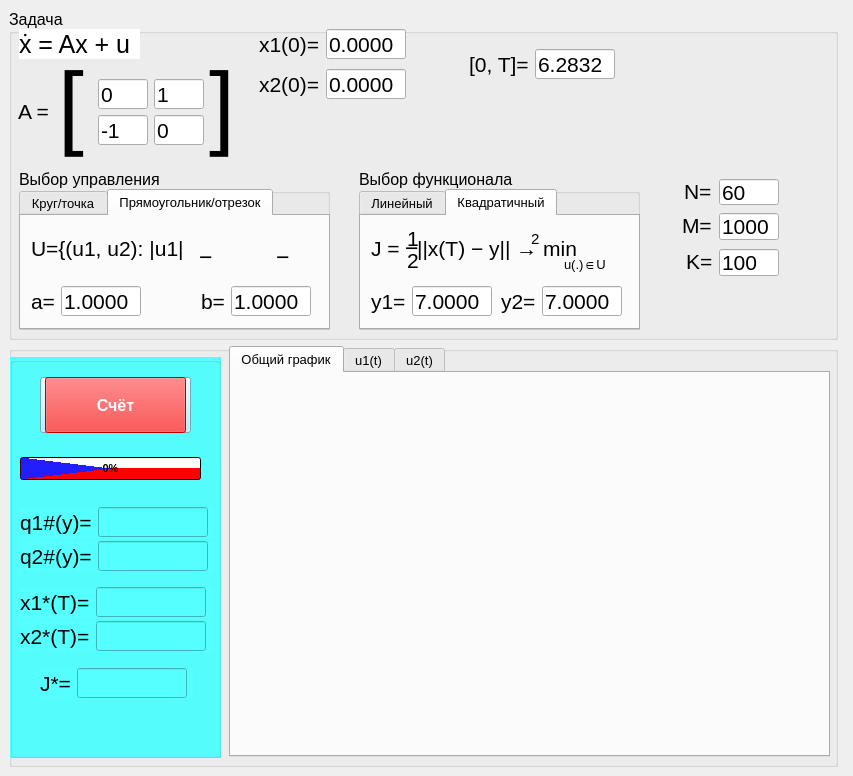
<?xml version="1.0" encoding="UTF-8"?>
<ui version="4.0">
 <class>MainWindow</class>
 <widget class="QMainWindow" name="MainWindow">
  <property name="geometry">
   <rect>
    <x>0</x>
    <y>0</y>
    <width>853</width>
    <height>776</height>
   </rect>
  </property>
  <property name="windowTitle">
   <string>Дипломный проект</string>
  </property>
  <widget class="QWidget" name="centralwidget">
   <layout class="QFormLayout" name="formLayout">
    <item row="0" column="0">
     <widget class="QGroupBox" name="groupBox">
      <property name="sizePolicy">
       <sizepolicy hsizetype="Preferred" vsizetype="Fixed">
        <horstretch>0</horstretch>
        <verstretch>0</verstretch>
       </sizepolicy>
      </property>
      <property name="minimumSize">
       <size>
        <width>829</width>
        <height>331</height>
       </size>
      </property>
      <property name="font">
       <font>
        <pointsize>12</pointsize>
       </font>
      </property>
      <property name="title">
       <string>Задача</string>
      </property>
      <widget class="QLabel" name="label_AL">
       <property name="geometry">
        <rect>
         <x>49</x>
         <y>40</y>
         <width>36</width>
         <height>112</height>
        </rect>
       </property>
       <property name="font">
        <font>
         <family>MS Shell Dlg 2</family>
         <pointsize>70</pointsize>
         <weight>50</weight>
         <italic>false</italic>
         <bold>false</bold>
         <kerning>true</kerning>
        </font>
       </property>
       <property name="text">
        <string>[</string>
       </property>
      </widget>
      <widget class="QLabel" name="label_A">
       <property name="geometry">
        <rect>
         <x>9</x>
         <y>90</y>
         <width>35</width>
         <height>25</height>
        </rect>
       </property>
       <property name="font">
        <font>
         <pointsize>16</pointsize>
        </font>
       </property>
       <property name="text">
        <string>A =</string>
       </property>
      </widget>
      <widget class="QLabel" name="label_AR">
       <property name="geometry">
        <rect>
         <x>200</x>
         <y>40</y>
         <width>36</width>
         <height>112</height>
        </rect>
       </property>
       <property name="font">
        <font>
         <pointsize>70</pointsize>
         <kerning>true</kerning>
        </font>
       </property>
       <property name="text">
        <string>]</string>
       </property>
      </widget>
      <widget class="QWidget" name="layoutWidget">
       <property name="geometry">
        <rect>
         <x>250</x>
         <y>20</y>
         <width>149</width>
         <height>32</height>
        </rect>
       </property>
       <layout class="QFormLayout" name="formLayout_11">
        <item row="0" column="0">
         <widget class="QLabel" name="label_x10">
          <property name="font">
           <font>
            <pointsize>16</pointsize>
           </font>
          </property>
          <property name="text">
           <string>x1(0)=</string>
          </property>
         </widget>
        </item>
        <item row="0" column="1">
         <widget class="QLineEdit" name="lineEdit_x10">
          <property name="maximumSize">
           <size>
            <width>80</width>
            <height>30</height>
           </size>
          </property>
          <property name="font">
           <font>
            <pointsize>16</pointsize>
           </font>
          </property>
          <property name="text">
           <string>0.0000</string>
          </property>
          <property name="alignment">
           <set>Qt::AlignLeading|Qt::AlignLeft|Qt::AlignVCenter</set>
          </property>
          <property name="dragEnabled">
           <bool>true</bool>
          </property>
          <property name="cursorMoveStyle">
           <enum>Qt::LogicalMoveStyle</enum>
          </property>
         </widget>
        </item>
       </layout>
      </widget>
      <widget class="QWidget" name="layoutWidget">
       <property name="geometry">
        <rect>
         <x>250</x>
         <y>60</y>
         <width>149</width>
         <height>32</height>
        </rect>
       </property>
       <layout class="QFormLayout" name="formLayout_13">
        <item row="0" column="0">
         <widget class="QLabel" name="label_x20">
          <property name="font">
           <font>
            <pointsize>16</pointsize>
           </font>
          </property>
          <property name="text">
           <string>x2(0)=</string>
          </property>
         </widget>
        </item>
        <item row="0" column="1">
         <widget class="QLineEdit" name="lineEdit_x20">
          <property name="maximumSize">
           <size>
            <width>80</width>
            <height>30</height>
           </size>
          </property>
          <property name="font">
           <font>
            <pointsize>16</pointsize>
           </font>
          </property>
          <property name="text">
           <string>0.0000</string>
          </property>
         </widget>
        </item>
       </layout>
      </widget>
      <widget class="QWidget" name="layoutWidget">
       <property name="geometry">
        <rect>
         <x>89</x>
         <y>70</y>
         <width>116</width>
         <height>72</height>
        </rect>
       </property>
       <layout class="QFormLayout" name="formLayout_17">
        <item row="0" column="0">
         <layout class="QFormLayout" name="formLayout_15">
          <item row="0" column="0">
           <widget class="QLineEdit" name="lineEdit_A00">
            <property name="maximumSize">
             <size>
              <width>50</width>
              <height>30</height>
             </size>
            </property>
            <property name="font">
             <font>
              <pointsize>16</pointsize>
             </font>
            </property>
            <property name="text">
             <string>0</string>
            </property>
           </widget>
          </item>
          <item row="0" column="1">
           <widget class="QLineEdit" name="lineEdit_A01">
            <property name="maximumSize">
             <size>
              <width>50</width>
              <height>30</height>
             </size>
            </property>
            <property name="font">
             <font>
              <pointsize>16</pointsize>
             </font>
            </property>
            <property name="text">
             <string>1</string>
            </property>
           </widget>
          </item>
         </layout>
        </item>
        <item row="1" column="0">
         <layout class="QFormLayout" name="formLayout_16">
          <item row="0" column="0">
           <widget class="QLineEdit" name="lineEdit_A10">
            <property name="maximumSize">
             <size>
              <width>50</width>
              <height>30</height>
             </size>
            </property>
            <property name="font">
             <font>
              <pointsize>16</pointsize>
             </font>
            </property>
            <property name="text">
             <string>-1</string>
            </property>
           </widget>
          </item>
          <item row="0" column="1">
           <widget class="QLineEdit" name="lineEdit_A11">
            <property name="maximumSize">
             <size>
              <width>50</width>
              <height>30</height>
             </size>
            </property>
            <property name="font">
             <font>
              <pointsize>16</pointsize>
             </font>
            </property>
            <property name="text">
             <string>0</string>
            </property>
           </widget>
          </item>
         </layout>
        </item>
       </layout>
      </widget>
      <widget class="QWidget" name="layoutWidget">
       <property name="geometry">
        <rect>
         <x>460</x>
         <y>40</y>
         <width>155</width>
         <height>32</height>
        </rect>
       </property>
       <layout class="QFormLayout" name="formLayout_10">
        <item row="0" column="0">
         <widget class="QLabel" name="label_T">
          <property name="font">
           <font>
            <pointsize>16</pointsize>
           </font>
          </property>
          <property name="text">
           <string>[0, T]=</string>
          </property>
         </widget>
        </item>
        <item row="0" column="1">
         <widget class="QLineEdit" name="lineEdit_T">
          <property name="maximumSize">
           <size>
            <width>80</width>
            <height>30</height>
           </size>
          </property>
          <property name="font">
           <font>
            <pointsize>16</pointsize>
           </font>
          </property>
          <property name="text">
           <string>6.2832</string>
          </property>
         </widget>
        </item>
       </layout>
      </widget>
      <widget class="QLineEdit" name="lineEdit_K">
       <property name="geometry">
        <rect>
         <x>710</x>
         <y>240</y>
         <width>60</width>
         <height>27</height>
        </rect>
       </property>
       <property name="maximumSize">
        <size>
         <width>60</width>
         <height>30</height>
        </size>
       </property>
       <property name="font">
        <font>
         <pointsize>16</pointsize>
        </font>
       </property>
       <property name="text">
        <string>100</string>
       </property>
      </widget>
      <widget class="QLabel" name="label_K">
       <property name="geometry">
        <rect>
         <x>677</x>
         <y>240</y>
         <width>27</width>
         <height>25</height>
        </rect>
       </property>
       <property name="font">
        <font>
         <pointsize>16</pointsize>
        </font>
       </property>
       <property name="text">
        <string>K=</string>
       </property>
      </widget>
      <widget class="QLabel" name="label_M">
       <property name="geometry">
        <rect>
         <x>673</x>
         <y>204</y>
         <width>31</width>
         <height>25</height>
        </rect>
       </property>
       <property name="font">
        <font>
         <pointsize>16</pointsize>
        </font>
       </property>
       <property name="text">
        <string>M=</string>
       </property>
      </widget>
      <widget class="QLineEdit" name="lineEdit_M">
       <property name="geometry">
        <rect>
         <x>710</x>
         <y>204</y>
         <width>60</width>
         <height>27</height>
        </rect>
       </property>
       <property name="maximumSize">
        <size>
         <width>60</width>
         <height>30</height>
        </size>
       </property>
       <property name="font">
        <font>
         <pointsize>16</pointsize>
        </font>
       </property>
       <property name="text">
        <string>1000</string>
       </property>
      </widget>
      <widget class="QLabel" name="label_N">
       <property name="geometry">
        <rect>
         <x>675</x>
         <y>170</y>
         <width>29</width>
         <height>25</height>
        </rect>
       </property>
       <property name="font">
        <font>
         <pointsize>16</pointsize>
        </font>
       </property>
       <property name="text">
        <string>N=</string>
       </property>
      </widget>
      <widget class="QLineEdit" name="lineEdit_N">
       <property name="geometry">
        <rect>
         <x>710</x>
         <y>170</y>
         <width>60</width>
         <height>26</height>
        </rect>
       </property>
       <property name="sizePolicy">
        <sizepolicy hsizetype="Expanding" vsizetype="Expanding">
         <horstretch>0</horstretch>
         <verstretch>0</verstretch>
        </sizepolicy>
       </property>
       <property name="maximumSize">
        <size>
         <width>60</width>
         <height>30</height>
        </size>
       </property>
       <property name="font">
        <font>
         <pointsize>16</pointsize>
        </font>
       </property>
       <property name="text">
        <string>60</string>
       </property>
      </widget>
      <widget class="QGroupBox" name="groupBox_functional">
       <property name="geometry">
        <rect>
         <x>350</x>
         <y>160</y>
         <width>281</width>
         <height>161</height>
        </rect>
       </property>
       <property name="title">
        <string>Выбор функционала</string>
       </property>
       <widget class="QTabWidget" name="tabWidget_functional">
        <property name="geometry">
         <rect>
          <x>0</x>
          <y>20</y>
          <width>281</width>
          <height>141</height>
         </rect>
        </property>
        <property name="font">
         <font>
          <pointsize>10</pointsize>
         </font>
        </property>
        <property name="currentIndex">
         <number>1</number>
        </property>
        <widget class="QWidget" name="tab_4">
         <attribute name="title">
          <string>Линейный</string>
         </attribute>
         <widget class="QLabel" name="label">
          <property name="geometry">
           <rect>
            <x>10</x>
            <y>20</y>
            <width>199</width>
            <height>25</height>
           </rect>
          </property>
          <property name="font">
           <font>
            <pointsize>16</pointsize>
           </font>
          </property>
          <property name="text">
           <string>J = &lt;x(T), c&gt; → min</string>
          </property>
         </widget>
         <widget class="QWidget" name="layoutWidget_2">
          <property name="geometry">
           <rect>
            <x>140</x>
            <y>70</y>
            <width>124</width>
            <height>32</height>
           </rect>
          </property>
          <layout class="QFormLayout" name="formLayout_18">
           <item row="0" column="0">
            <widget class="QLabel" name="label_c2">
             <property name="font">
              <font>
               <pointsize>16</pointsize>
              </font>
             </property>
             <property name="text">
              <string>c2=</string>
             </property>
            </widget>
           </item>
           <item row="0" column="1">
            <widget class="QLineEdit" name="lineEdit_c2">
             <property name="maximumSize">
              <size>
               <width>80</width>
               <height>30</height>
              </size>
             </property>
             <property name="font">
              <font>
               <pointsize>16</pointsize>
              </font>
             </property>
             <property name="text">
              <string>0.0000</string>
             </property>
            </widget>
           </item>
          </layout>
         </widget>
         <widget class="QWidget" name="layoutWidget_3">
          <property name="geometry">
           <rect>
            <x>10</x>
            <y>70</y>
            <width>124</width>
            <height>32</height>
           </rect>
          </property>
          <layout class="QFormLayout" name="formLayout_19">
           <item row="0" column="0">
            <widget class="QLabel" name="label_c1">
             <property name="font">
              <font>
               <pointsize>16</pointsize>
              </font>
             </property>
             <property name="text">
              <string>c1=</string>
             </property>
            </widget>
           </item>
           <item row="0" column="1">
            <widget class="QLineEdit" name="lineEdit_c1">
             <property name="maximumSize">
              <size>
               <width>80</width>
               <height>30</height>
              </size>
             </property>
             <property name="font">
              <font>
               <pointsize>16</pointsize>
              </font>
             </property>
             <property name="text">
              <string>1.0000</string>
             </property>
            </widget>
           </item>
          </layout>
         </widget>
         <widget class="QLabel" name="label_4">
          <property name="geometry">
           <rect>
            <x>170</x>
            <y>41</y>
            <width>42</width>
            <height>16</height>
           </rect>
          </property>
          <property name="font">
           <font>
            <pointsize>10</pointsize>
           </font>
          </property>
          <property name="text">
           <string>u(.)∈U</string>
          </property>
         </widget>
        </widget>
        <widget class="QWidget" name="tab_5">
         <attribute name="title">
          <string>Квадратичный</string>
         </attribute>
         <widget class="QLabel" name="label_J">
          <property name="geometry">
           <rect>
            <x>10</x>
            <y>20</y>
            <width>231</width>
            <height>25</height>
           </rect>
          </property>
          <property name="font">
           <font>
            <pointsize>16</pointsize>
           </font>
          </property>
          <property name="text">
           <string>J =   ||x(T) − y|| → min</string>
          </property>
         </widget>
         <widget class="QLabel" name="label_3">
          <property name="geometry">
           <rect>
            <x>203</x>
            <y>41</y>
            <width>42</width>
            <height>16</height>
           </rect>
          </property>
          <property name="font">
           <font>
            <pointsize>10</pointsize>
           </font>
          </property>
          <property name="text">
           <string>u(.)∈U</string>
          </property>
         </widget>
         <widget class="QLabel" name="label_5">
          <property name="geometry">
           <rect>
            <x>46</x>
            <y>10</y>
            <width>11</width>
            <height>25</height>
           </rect>
          </property>
          <property name="font">
           <font>
            <pointsize>16</pointsize>
           </font>
          </property>
          <property name="text">
           <string>1</string>
          </property>
         </widget>
         <widget class="QLabel" name="label_6">
          <property name="geometry">
           <rect>
            <x>44</x>
            <y>12</y>
            <width>23</width>
            <height>39</height>
           </rect>
          </property>
          <property name="font">
           <font>
            <pointsize>17</pointsize>
           </font>
          </property>
          <property name="text">
           <string>−</string>
          </property>
         </widget>
         <widget class="QLabel" name="label_7">
          <property name="geometry">
           <rect>
            <x>46</x>
            <y>32</y>
            <width>11</width>
            <height>25</height>
           </rect>
          </property>
          <property name="font">
           <font>
            <pointsize>16</pointsize>
           </font>
          </property>
          <property name="text">
           <string>2</string>
          </property>
         </widget>
         <widget class="QLabel" name="label_18">
          <property name="geometry">
           <rect>
            <x>170</x>
            <y>10</y>
            <width>11</width>
            <height>25</height>
           </rect>
          </property>
          <property name="font">
           <font>
            <pointsize>11</pointsize>
           </font>
          </property>
          <property name="text">
           <string>2</string>
          </property>
         </widget>
         <widget class="QWidget" name="">
          <property name="geometry">
           <rect>
            <x>140</x>
            <y>70</y>
            <width>124</width>
            <height>32</height>
           </rect>
          </property>
          <layout class="QFormLayout" name="formLayout_3">
           <item row="0" column="0">
            <widget class="QLabel" name="label_y2">
             <property name="font">
              <font>
               <pointsize>16</pointsize>
              </font>
             </property>
             <property name="text">
              <string>y2=</string>
             </property>
            </widget>
           </item>
           <item row="0" column="1">
            <widget class="QLineEdit" name="lineEdit_y2">
             <property name="maximumSize">
              <size>
               <width>80</width>
               <height>30</height>
              </size>
             </property>
             <property name="font">
              <font>
               <pointsize>16</pointsize>
              </font>
             </property>
             <property name="text">
              <string>7.0000</string>
             </property>
            </widget>
           </item>
          </layout>
         </widget>
         <widget class="QWidget" name="">
          <property name="geometry">
           <rect>
            <x>10</x>
            <y>70</y>
            <width>124</width>
            <height>32</height>
           </rect>
          </property>
          <layout class="QFormLayout" name="formLayout_4">
           <item row="0" column="0">
            <widget class="QLabel" name="label_y1">
             <property name="font">
              <font>
               <pointsize>16</pointsize>
              </font>
             </property>
             <property name="text">
              <string>y1=</string>
             </property>
            </widget>
           </item>
           <item row="0" column="1">
            <widget class="QLineEdit" name="lineEdit_y1">
             <property name="maximumSize">
              <size>
               <width>80</width>
               <height>30</height>
              </size>
             </property>
             <property name="font">
              <font>
               <pointsize>16</pointsize>
              </font>
             </property>
             <property name="text">
              <string>7.0000</string>
             </property>
            </widget>
           </item>
          </layout>
         </widget>
        </widget>
       </widget>
      </widget>
      <widget class="QGroupBox" name="groupBox_control">
       <property name="geometry">
        <rect>
         <x>10</x>
         <y>160</y>
         <width>311</width>
         <height>161</height>
        </rect>
       </property>
       <property name="title">
        <string>Выбор управления</string>
       </property>
       <widget class="QTabWidget" name="tabWidget_control">
        <property name="geometry">
         <rect>
          <x>0</x>
          <y>20</y>
          <width>311</width>
          <height>141</height>
         </rect>
        </property>
        <property name="font">
         <font>
          <pointsize>10</pointsize>
         </font>
        </property>
        <property name="currentIndex">
         <number>1</number>
        </property>
        <widget class="QWidget" name="tab_8">
         <attribute name="title">
          <string>Круг/точка</string>
         </attribute>
         <widget class="QLabel" name="label_15">
          <property name="geometry">
           <rect>
            <x>10</x>
            <y>20</y>
            <width>89</width>
            <height>25</height>
           </rect>
          </property>
          <property name="font">
           <font>
            <pointsize>16</pointsize>
           </font>
          </property>
          <property name="text">
           <string>U = S (0)</string>
          </property>
         </widget>
         <widget class="QWidget" name="layoutWidget_9">
          <property name="geometry">
           <rect>
            <x>10</x>
            <y>70</y>
            <width>111</width>
            <height>32</height>
           </rect>
          </property>
          <layout class="QFormLayout" name="formLayout_23">
           <item row="0" column="0">
            <widget class="QLabel" name="label_r">
             <property name="font">
              <font>
               <pointsize>16</pointsize>
              </font>
             </property>
             <property name="text">
              <string>r=</string>
             </property>
            </widget>
           </item>
           <item row="0" column="1">
            <widget class="QLineEdit" name="lineEdit_r">
             <property name="maximumSize">
              <size>
               <width>80</width>
               <height>30</height>
              </size>
             </property>
             <property name="font">
              <font>
               <pointsize>16</pointsize>
              </font>
             </property>
             <property name="text">
              <string>1.0000</string>
             </property>
            </widget>
           </item>
          </layout>
         </widget>
         <widget class="QLabel" name="label_21">
          <property name="geometry">
           <rect>
            <x>65</x>
            <y>30</y>
            <width>11</width>
            <height>25</height>
           </rect>
          </property>
          <property name="font">
           <font>
            <pointsize>14</pointsize>
           </font>
          </property>
          <property name="text">
           <string>r</string>
          </property>
         </widget>
         <widget class="QLabel" name="label_16">
          <property name="geometry">
           <rect>
            <x>126</x>
            <y>20</y>
            <width>176</width>
            <height>63</height>
           </rect>
          </property>
          <property name="font">
           <font>
            <pointsize>13</pointsize>
           </font>
          </property>
          <property name="text">
           <string>Круг нулевого радиуса
рассматривается,
как точка</string>
          </property>
         </widget>
        </widget>
        <widget class="QWidget" name="tab_9">
         <attribute name="title">
          <string>Прямоугольник/отрезок</string>
         </attribute>
         <widget class="QLabel" name="label_U">
          <property name="geometry">
           <rect>
            <x>10</x>
            <y>20</y>
            <width>282</width>
            <height>25</height>
           </rect>
          </property>
          <property name="font">
           <font>
            <pointsize>16</pointsize>
           </font>
          </property>
          <property name="text">
           <string>U={(u1, u2): |u1|&lt;a, |u2|&lt;b}</string>
          </property>
         </widget>
         <widget class="QWidget" name="layoutWidget_10">
          <property name="geometry">
           <rect>
            <x>180</x>
            <y>70</y>
            <width>115</width>
            <height>32</height>
           </rect>
          </property>
          <layout class="QFormLayout" name="formLayout_14">
           <item row="0" column="0">
            <widget class="QLabel" name="label_b">
             <property name="font">
              <font>
               <pointsize>16</pointsize>
              </font>
             </property>
             <property name="text">
              <string>b=</string>
             </property>
            </widget>
           </item>
           <item row="0" column="1">
            <widget class="QLineEdit" name="lineEdit_b">
             <property name="maximumSize">
              <size>
               <width>80</width>
               <height>30</height>
              </size>
             </property>
             <property name="font">
              <font>
               <pointsize>16</pointsize>
              </font>
             </property>
             <property name="text">
              <string>1.0000</string>
             </property>
            </widget>
           </item>
          </layout>
         </widget>
         <widget class="QWidget" name="layoutWidget_11">
          <property name="geometry">
           <rect>
            <x>10</x>
            <y>70</y>
            <width>114</width>
            <height>32</height>
           </rect>
          </property>
          <layout class="QFormLayout" name="formLayout_24">
           <item row="0" column="0">
            <widget class="QLabel" name="label_a">
             <property name="font">
              <font>
               <pointsize>16</pointsize>
              </font>
             </property>
             <property name="text">
              <string>a=</string>
             </property>
            </widget>
           </item>
           <item row="0" column="1">
            <widget class="QLineEdit" name="lineEdit_a">
             <property name="maximumSize">
              <size>
               <width>80</width>
               <height>30</height>
              </size>
             </property>
             <property name="font">
              <font>
               <pointsize>16</pointsize>
              </font>
             </property>
             <property name="text">
              <string>1.0000</string>
             </property>
            </widget>
           </item>
          </layout>
         </widget>
         <widget class="QLabel" name="label_19">
          <property name="geometry">
           <rect>
            <x>178</x>
            <y>21</y>
            <width>23</width>
            <height>39</height>
           </rect>
          </property>
          <property name="font">
           <font>
            <pointsize>17</pointsize>
           </font>
          </property>
          <property name="text">
           <string>−</string>
          </property>
         </widget>
         <widget class="QLabel" name="label_20">
          <property name="geometry">
           <rect>
            <x>255</x>
            <y>21</y>
            <width>23</width>
            <height>39</height>
           </rect>
          </property>
          <property name="font">
           <font>
            <pointsize>17</pointsize>
           </font>
          </property>
          <property name="text">
           <string>−</string>
          </property>
         </widget>
        </widget>
       </widget>
      </widget>
      <widget class="QLabel" name="label_A_2">
       <property name="geometry">
        <rect>
         <x>10</x>
         <y>20</y>
         <width>121</width>
         <height>30</height>
        </rect>
       </property>
       <property name="font">
        <font>
         <pointsize>19</pointsize>
        </font>
       </property>
       <property name="styleSheet">
        <string notr="true">background-color: rgb(255, 255, 255);</string>
       </property>
       <property name="text">
        <string>ẋ = Ax + u</string>
       </property>
      </widget>
     </widget>
    </item>
    <item row="1" column="0">
     <widget class="QGroupBox" name="groupBox_solve_and_results">
      <property name="minimumSize">
       <size>
        <width>829</width>
        <height>421</height>
       </size>
      </property>
      <property name="title">
       <string/>
      </property>
      <widget class="QGroupBox" name="groupBox_3">
       <property name="geometry">
        <rect>
         <x>1</x>
         <y>11</y>
         <width>211</width>
         <height>401</height>
        </rect>
       </property>
       <property name="minimumSize">
        <size>
         <width>211</width>
         <height>361</height>
        </size>
       </property>
       <property name="styleSheet">
        <string notr="true">background-color: rgb(85, 255, 255);</string>
       </property>
       <property name="title">
        <string/>
       </property>
       <widget class="QPushButton" name="btn_calculate_plot">
        <property name="geometry">
         <rect>
          <x>35</x>
          <y>20</y>
          <width>141</width>
          <height>56</height>
         </rect>
        </property>
        <property name="font">
         <font>
          <pointsize>12</pointsize>
          <weight>75</weight>
          <bold>true</bold>
         </font>
        </property>
        <property name="cursor">
         <cursorShape>PointingHandCursor</cursorShape>
        </property>
        <property name="styleSheet">
         <string notr="true">background-color: rgb(255, 0, 0);
color: rgb(255, 255, 255);</string>
        </property>
        <property name="text">
         <string>Счёт</string>
        </property>
       </widget>
       <widget class="QProgressBar" name="pbar">
        <property name="geometry">
         <rect>
          <x>10</x>
          <y>100</y>
          <width>181</width>
          <height>23</height>
         </rect>
        </property>
        <property name="font">
         <font>
          <pointsize>8</pointsize>
          <weight>75</weight>
          <bold>true</bold>
          <kerning>true</kerning>
         </font>
        </property>
        <property name="styleSheet">
         <string notr="true">background-color: qconicalgradient(cx:0.5, cy:0.5, angle:0, stop:0 rgba(255, 255, 255, 255), stop:0.373979 rgba(255, 255, 255, 255), stop:0.373991 rgba(33, 30, 255, 255), stop:0.624018 rgba(33, 30, 255, 255), stop:0.624043 rgba(255, 0, 0, 255), stop:1 rgba(255, 0, 0, 255));</string>
        </property>
        <property name="value">
         <number>0</number>
        </property>
        <property name="alignment">
         <set>Qt::AlignCenter</set>
        </property>
        <property name="textVisible">
         <bool>true</bool>
        </property>
        <property name="orientation">
         <enum>Qt::Horizontal</enum>
        </property>
       </widget>
       <widget class="QPushButton" name="btn_cancel_calculate_plot">
        <property name="geometry">
         <rect>
          <x>30</x>
          <y>20</y>
          <width>151</width>
          <height>56</height>
         </rect>
        </property>
        <property name="font">
         <font>
          <pointsize>12</pointsize>
          <weight>75</weight>
          <bold>true</bold>
         </font>
        </property>
        <property name="cursor">
         <cursorShape>PointingHandCursor</cursorShape>
        </property>
        <property name="styleSheet">
         <string notr="true">background-color: rgb(164, 234, 255);</string>
        </property>
        <property name="text">
         <string>Отмена</string>
        </property>
        <property name="flat">
         <bool>false</bool>
        </property>
       </widget>
       <widget class="QWidget" name="layoutWidget">
        <property name="geometry">
         <rect>
          <x>30</x>
          <y>311</y>
          <width>153</width>
          <height>32</height>
         </rect>
        </property>
        <layout class="QFormLayout" name="formLayout_2">
         <item row="0" column="0">
          <widget class="QLabel" name="label_jmin">
           <property name="font">
            <font>
             <pointsize>16</pointsize>
            </font>
           </property>
           <property name="text">
            <string>J*=</string>
           </property>
          </widget>
         </item>
         <item row="0" column="1">
          <widget class="QLineEdit" name="lineEdit_jmin">
           <property name="maximumSize">
            <size>
             <width>110</width>
             <height>30</height>
            </size>
           </property>
           <property name="font">
            <font>
             <pointsize>16</pointsize>
            </font>
           </property>
           <property name="text">
            <string/>
           </property>
          </widget>
         </item>
        </layout>
       </widget>
       <widget class="QWidget" name="layoutWidget">
        <property name="geometry">
         <rect>
          <x>10</x>
          <y>150</y>
          <width>197</width>
          <height>32</height>
         </rect>
        </property>
        <layout class="QFormLayout" name="formLayout_7">
         <item row="0" column="0">
          <widget class="QLabel" name="label_q1y">
           <property name="font">
            <font>
             <pointsize>16</pointsize>
            </font>
           </property>
           <property name="text">
            <string>q1#(y)=</string>
           </property>
          </widget>
         </item>
         <item row="0" column="1">
          <widget class="QLineEdit" name="lineEdit_q1y">
           <property name="maximumSize">
            <size>
             <width>110</width>
             <height>30</height>
            </size>
           </property>
           <property name="font">
            <font>
             <pointsize>16</pointsize>
            </font>
           </property>
           <property name="text">
            <string/>
           </property>
          </widget>
         </item>
        </layout>
       </widget>
       <widget class="QWidget" name="layoutWidget">
        <property name="geometry">
         <rect>
          <x>10</x>
          <y>184</y>
          <width>197</width>
          <height>32</height>
         </rect>
        </property>
        <layout class="QFormLayout" name="formLayout_8">
         <property name="labelAlignment">
          <set>Qt::AlignLeading|Qt::AlignLeft|Qt::AlignVCenter</set>
         </property>
         <item row="0" column="0">
          <widget class="QLabel" name="label_q2y">
           <property name="font">
            <font>
             <pointsize>16</pointsize>
            </font>
           </property>
           <property name="text">
            <string>q2#(y)=</string>
           </property>
          </widget>
         </item>
         <item row="0" column="1">
          <widget class="QLineEdit" name="lineEdit_q2y">
           <property name="maximumSize">
            <size>
             <width>110</width>
             <height>30</height>
            </size>
           </property>
           <property name="font">
            <font>
             <pointsize>16</pointsize>
            </font>
           </property>
           <property name="text">
            <string/>
           </property>
          </widget>
         </item>
        </layout>
       </widget>
       <widget class="QWidget" name="layoutWidget">
        <property name="geometry">
         <rect>
          <x>10</x>
          <y>264</y>
          <width>193</width>
          <height>32</height>
         </rect>
        </property>
        <layout class="QFormLayout" name="formLayout_6">
         <item row="0" column="0">
          <widget class="QLabel" name="label_x2T">
           <property name="font">
            <font>
             <pointsize>16</pointsize>
            </font>
           </property>
           <property name="text">
            <string>x2*(T)=</string>
           </property>
          </widget>
         </item>
         <item row="0" column="1">
          <widget class="QLineEdit" name="lineEdit_x2T">
           <property name="maximumSize">
            <size>
             <width>110</width>
             <height>30</height>
            </size>
           </property>
           <property name="font">
            <font>
             <pointsize>16</pointsize>
            </font>
           </property>
           <property name="text">
            <string/>
           </property>
          </widget>
         </item>
        </layout>
       </widget>
       <widget class="QWidget" name="layoutWidget">
        <property name="geometry">
         <rect>
          <x>10</x>
          <y>230</y>
          <width>193</width>
          <height>32</height>
         </rect>
        </property>
        <layout class="QFormLayout" name="formLayout_5">
         <item row="0" column="0">
          <widget class="QLabel" name="label_x1T">
           <property name="font">
            <font>
             <pointsize>16</pointsize>
            </font>
           </property>
           <property name="text">
            <string>x1*(T)=</string>
           </property>
          </widget>
         </item>
         <item row="0" column="1">
          <widget class="QLineEdit" name="lineEdit_x1T">
           <property name="maximumSize">
            <size>
             <width>110</width>
             <height>30</height>
            </size>
           </property>
           <property name="font">
            <font>
             <pointsize>16</pointsize>
            </font>
           </property>
           <property name="text">
            <string/>
           </property>
           <property name="alignment">
            <set>Qt::AlignLeading|Qt::AlignLeft|Qt::AlignVCenter</set>
           </property>
           <property name="dragEnabled">
            <bool>true</bool>
           </property>
           <property name="cursorMoveStyle">
            <enum>Qt::LogicalMoveStyle</enum>
           </property>
          </widget>
         </item>
        </layout>
       </widget>
       <zorder>splitter</zorder>
       <zorder>splitter_2</zorder>
       <zorder>layoutWidget</zorder>
       <zorder>btn_cancel_calculate_plot</zorder>
       <zorder>btn_calculate_plot</zorder>
       <zorder>pbar</zorder>
      </widget>
      <widget class="QTabWidget" name="tabWidget_plots">
       <property name="geometry">
        <rect>
         <x>220</x>
         <y>0</y>
         <width>601</width>
         <height>411</height>
        </rect>
       </property>
       <property name="minimumSize">
        <size>
         <width>601</width>
         <height>411</height>
        </size>
       </property>
       <property name="font">
        <font>
         <pointsize>10</pointsize>
        </font>
       </property>
       <property name="currentIndex">
        <number>0</number>
       </property>
       <widget class="QWidget" name="tab">
        <attribute name="title">
         <string>Общий график</string>
        </attribute>
        <widget class="MplWidget" name="MplWidget" native="true">
         <property name="geometry">
          <rect>
           <x>9</x>
           <y>10</y>
           <width>571</width>
           <height>360</height>
          </rect>
         </property>
         <property name="acceptDrops">
          <bool>false</bool>
         </property>
        </widget>
       </widget>
       <widget class="QWidget" name="tab_2">
        <attribute name="title">
         <string>u1(t)</string>
        </attribute>
        <widget class="MplWidget" name="MplWidget_u1" native="true">
         <property name="geometry">
          <rect>
           <x>30</x>
           <y>10</y>
           <width>530</width>
           <height>360</height>
          </rect>
         </property>
         <property name="acceptDrops">
          <bool>false</bool>
         </property>
        </widget>
       </widget>
       <widget class="QWidget" name="tab_3">
        <attribute name="title">
         <string>u2(t)</string>
        </attribute>
        <widget class="MplWidget" name="MplWidget_u2" native="true">
         <property name="geometry">
          <rect>
           <x>30</x>
           <y>10</y>
           <width>530</width>
           <height>360</height>
          </rect>
         </property>
         <property name="acceptDrops">
          <bool>false</bool>
         </property>
        </widget>
       </widget>
      </widget>
     </widget>
    </item>
   </layout>
  </widget>
 </widget>
 <customwidgets>
  <customwidget>
   <class>MplWidget</class>
   <extends>QWidget</extends>
   <header>mplwidget.h</header>
   <container>1</container>
  </customwidget>
 </customwidgets>
 <resources/>
 <connections/>
</ui>
